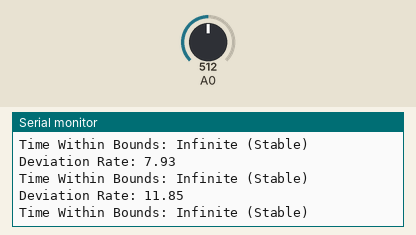
Simulated run of this sketch. Board: Arduino Uno, built with avr-gcc and run on an emulated ATmega328P. Parts: the last lines printed to the serial monitor. Inputs (shaded band) come from the test bench; at power-on: A0 = 512. Random numbers use the default seed unless the sketch sets one.

Above: at 1.2 s.
1.3 s: A0 set to 716
At 1.54 s:
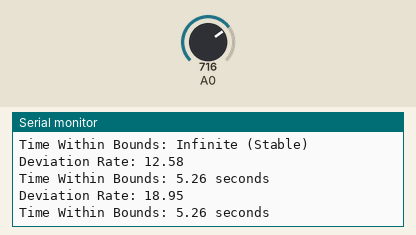
2.9 s: A0 set to 0
At 3.58 s:
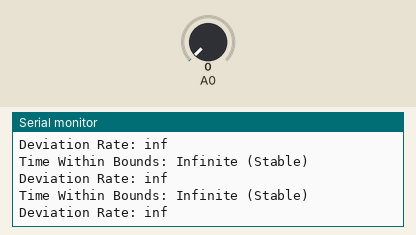
4.6 s: A0 set to 122
At 5.54 s:
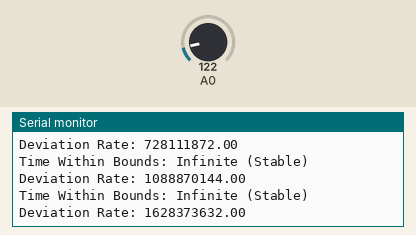
Timing chart, 0 to 7.6 s (numbered marks = the images above; inputs shaded):
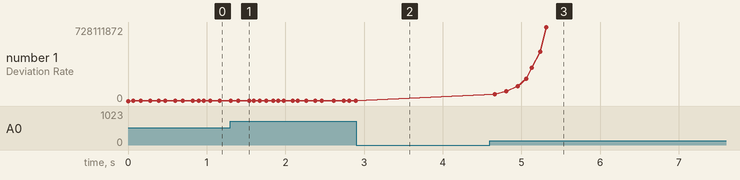

The sketch:

predictor_lemma.ino
```cpp
#include <math.h>

struct MeasurementMonitor {
    float values[4];             // Rolling buffer for the last four measurements
    unsigned long times[4];      // Corresponding timestamps
    float predictions[4];        // Predicted values
    float errors[4];             // Prediction errors
    int count;                   // Current number of stored samples (max 4)
    float threshold;             // Threshold for deviation rate
    float shadowValue;           // Shadowed (smoothed) value
    float noiseModel;            // Estimated noise level (variance of errors)
    float driftModel;            // Estimated drift (trend of differences)
};

// Initialize the monitor
MeasurementMonitor monitor = {
    {0, 0, 0, 0}, {0, 0, 0, 0}, {0, 0, 0, 0}, {0, 0, 0, 0},
    0, 0.5, 0.0, 0.0, 0.0
};

// Add a new measurement to the rolling buffer
void addToRollingBuffer(float measurement, unsigned long currentTime, MeasurementMonitor &mon) {
    if (mon.count < 4) {
        mon.values[mon.count] = measurement;
        mon.times[mon.count] = currentTime;
        mon.count++;
    } else {
        for (int i = 1; i < 4; i++) {
            mon.values[i - 1] = mon.values[i];
            mon.times[i - 1] = mon.times[i];
        }
        mon.values[3] = measurement;
        mon.times[3] = currentTime;
    }
}

// Calculate noise and drift models
void updateNoiseAndDriftModels(MeasurementMonitor &mon) {
    if (mon.count < 2) {
        mon.noiseModel = 0.0;
        mon.driftModel = 0.0;
        return;
    }

    // Calculate drift (average delta) and noise (variance of errors)
    float sumDeltas = 0.0, sumSquaredErrors = 0.0;
    int n = mon.count - 1;

    for (int i = 0; i < n; i++) {
        float delta = mon.values[i + 1] - mon.values[i];
        float error = mon.errors[i];
        sumDeltas += delta;
        sumSquaredErrors += error * error;
    }

    mon.driftModel = sumDeltas / n; // Mean drift
    mon.noiseModel = sqrt(sumSquaredErrors / n); // Noise as standard deviation of errors
}

// Update shadow value
void updateShadowValue(MeasurementMonitor &mon) {
    if (mon.count < 2) {
        mon.shadowValue = mon.values[mon.count - 1];
        return;
    }

    // Combine drift, noise, and previous shadow value
    float driftAdjustment = mon.driftModel;
    float noiseAdjustment = mon.noiseModel;

    mon.shadowValue = mon.shadowValue + driftAdjustment + noiseAdjustment;
}

// Predict the next value based on shadow model
float predictNextValue(MeasurementMonitor &mon) {
    if (mon.count < 2) {
        return mon.values[mon.count - 1];
    }

    float predictedValue = mon.shadowValue + mon.driftModel;
    return predictedValue;
}

// Calculate deviation rate and update errors
float calculateDeviationRate(float measurement, MeasurementMonitor &mon) {
    float predictedValue = predictNextValue(mon);
    float error = fabs(predictedValue - measurement);

    // Update error history
    for (int i = 1; i < mon.count; i++) {
        mon.errors[i - 1] = mon.errors[i];
    }
    mon.errors[mon.count - 1] = error;

    return error / fabs(measurement);
}

// Predict the time within bounds
float predictTimeWithinBounds(MeasurementMonitor &mon, float deviationRate) {
    if (fabs(mon.driftModel) < 1e-6) {
        return INFINITY; // Signal is stable
    }

    float currentValue = mon.values[mon.count - 1];
    float upperBound = currentValue * (1.0 + mon.threshold);
    float lowerBound = currentValue * (1.0 - mon.threshold);

    float timeToUpper = (upperBound - currentValue) / mon.driftModel;
    float timeToLower = (lowerBound - currentValue) / mon.driftModel;

    if (timeToUpper < 0 && timeToLower < 0) {
        return 0; // Signal already out of bounds
    }

    return min(timeToUpper > 0 ? timeToUpper : INFINITY, timeToLower > 0 ? timeToLower : INFINITY);
}

// Main function to check and update measurements
float checkMeasurement(float measurement, unsigned long currentTime, float &timeWithinBounds) {
    addToRollingBuffer(measurement, currentTime, monitor);

    if (monitor.count < 2) {
        timeWithinBounds = INFINITY; // Insufficient data
        return 0.0;
    }

    updateNoiseAndDriftModels(monitor);
    updateShadowValue(monitor);

    float deviationRate = calculateDeviationRate(measurement, monitor);
    timeWithinBounds = predictTimeWithinBounds(monitor, deviationRate);

    return deviationRate;
}

void setup() {
    Serial.begin(9600);
}

void loop() {
    float measurement = analogRead(A0) * (5.0 / 1023.0); // Convert ADC to voltage
    unsigned long currentTime = millis();

    float timeWithinBounds;
    float deviationRate = checkMeasurement(measurement, currentTime, timeWithinBounds);

    Serial.print("Deviation Rate: ");
    Serial.println(deviationRate);
    Serial.print("Time Within Bounds: ");
    if (isinf(timeWithinBounds)) {
        Serial.println("Infinite (Stable)");
    } else {
        Serial.print(timeWithinBounds);
        Serial.println(" seconds");
    }

    delay(random(50, 150)); // Simulate variable sampling rate
}
```

Measured:
- after the input at 1.3 s, the serial monitor: prints a new line at once (image 1)
- after the input at 2.9 s, the serial monitor: prints a new line after 0.14 s (image 2)
- after the input at 4.6 s, the serial monitor: prints a new line after 0.06 s (image 3)
- plotted number 1: 11.85 → 11850.89 after the input at 1.3 s, 11850.89 → 728111872 after the input at 4.6 s
